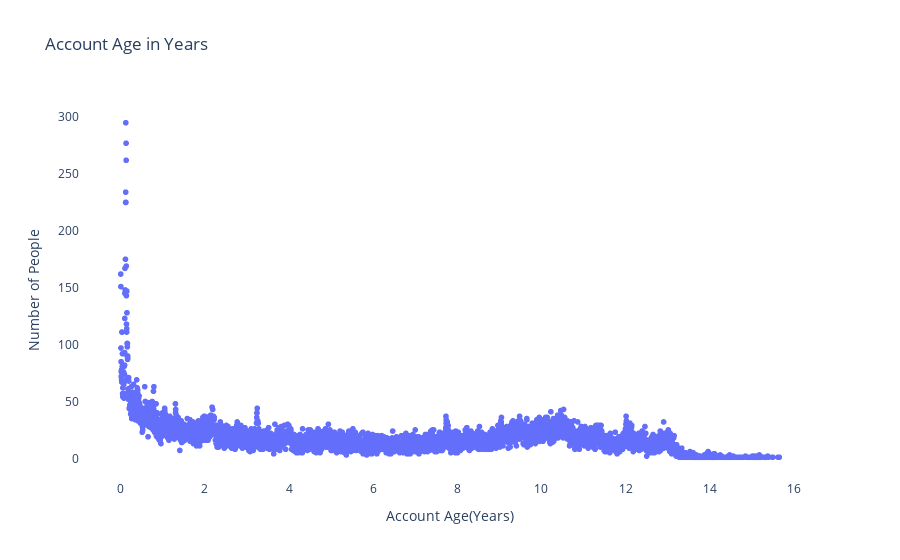

Notebook code for this chart:
### Markdown cell above
From the graph we can see that there are few people posting with account that are newly register which less than 3 days.

### Code cell
fig = px.scatter(dy_used_df, x='years', y=dy_used_df.iloc[:,2], title='Account Age in Years')
fig.update_xaxes(title='Account Age(Years)')
fig.update_yaxes(title='Number of People')
fig.update_layout(plot_bgcolor='rgba(0,0,0,0)')
fig.show()

### Figure 1 — Plotly figure (JSON) as saved in the notebook; plotly's stock layout.template omitted (floating-point values rounded to 4 significant figures; data arrays with more than 128 entries replaced by an {"elided": "..."} marker saying what was removed)
{"data": [{"hovertemplate": "years=%{x}<br>y=%{y}<extra></extra>", "legendgroup": "", "marker": {"color": "#636efa", "symbol": "circle"}, "mode": "markers", "name": "", "showlegend": false, "type": "scattergl", "x": {"elided": "5172 float values"}, "xaxis": "x", "y": {"elided": "5172 int values"}, "yaxis": "y"}], "layout": {"legend": {"tracegroupgap": 0}, "plot_bgcolor": "rgba(0,0,0,0)", "title": {"text": "Account Age in Years"}, "xaxis": {"anchor": "y", "domain": [0, 1], "title": {"text": "Account Age(Years)"}}, "yaxis": {"anchor": "x", "domain": [0, 1], "title": {"text": "Number of People"}}}}
